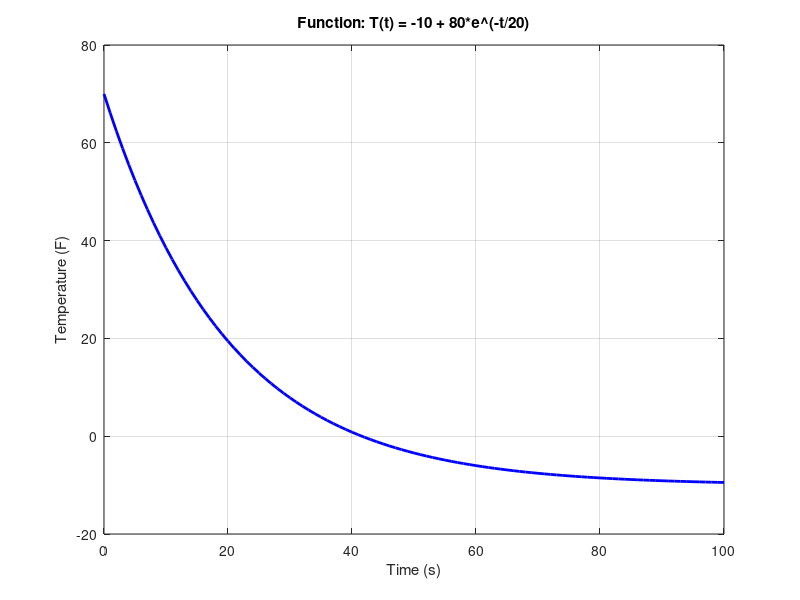

Write MATLAB code to recreate this figure.
t = 0:1:(5 * 20); % time values from 0 to 100 seconds with a step of 1
T = -10 + 80 * exp(-t / 20);
figure;  % Create the plot
plot(t, T, 'b-', 'LineWidth', 2);
xlabel('Time (s)');
ylabel('Temperature (F)');
title('Function: T(t) = -10 + 80*e\^(-t/20)');
grid on; % Add grid
